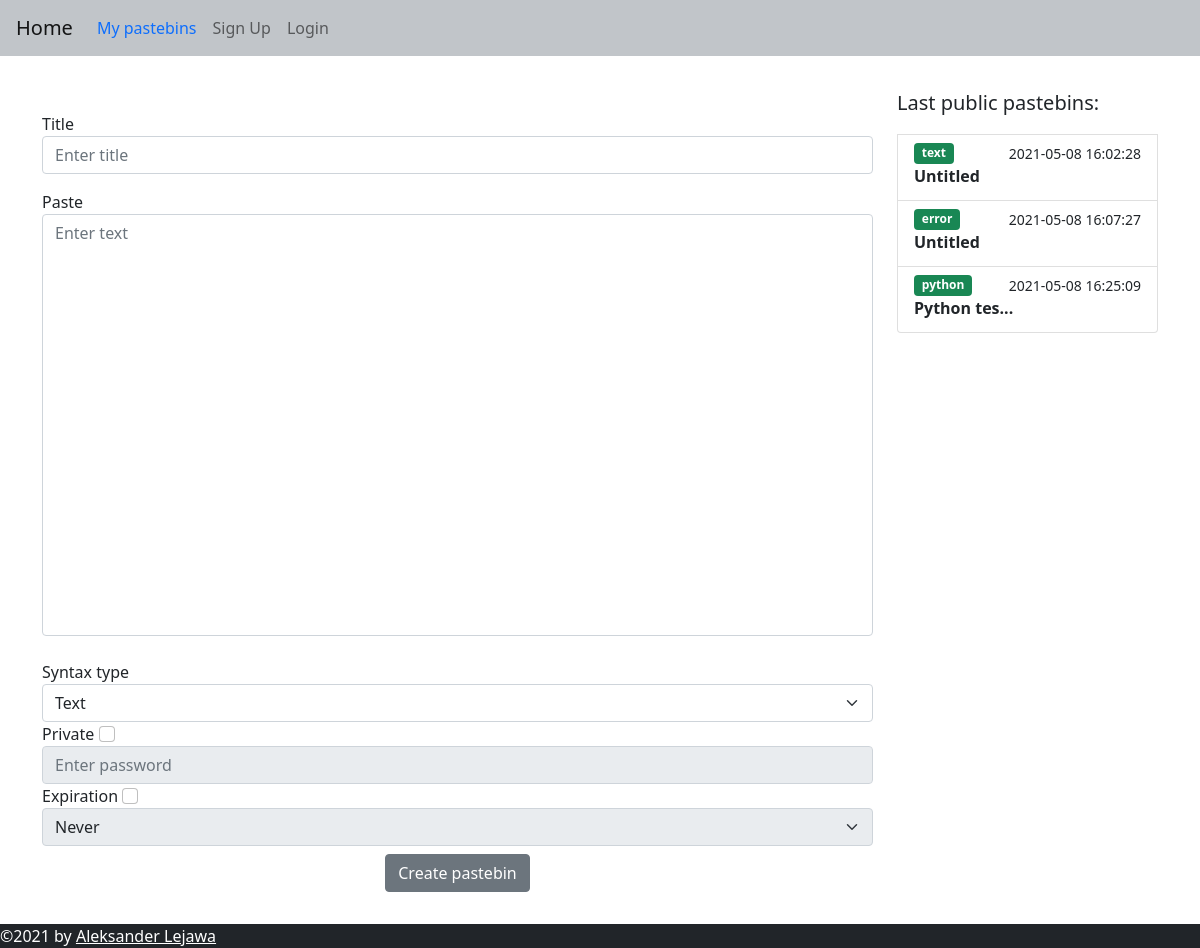
Before: / with the older database file.
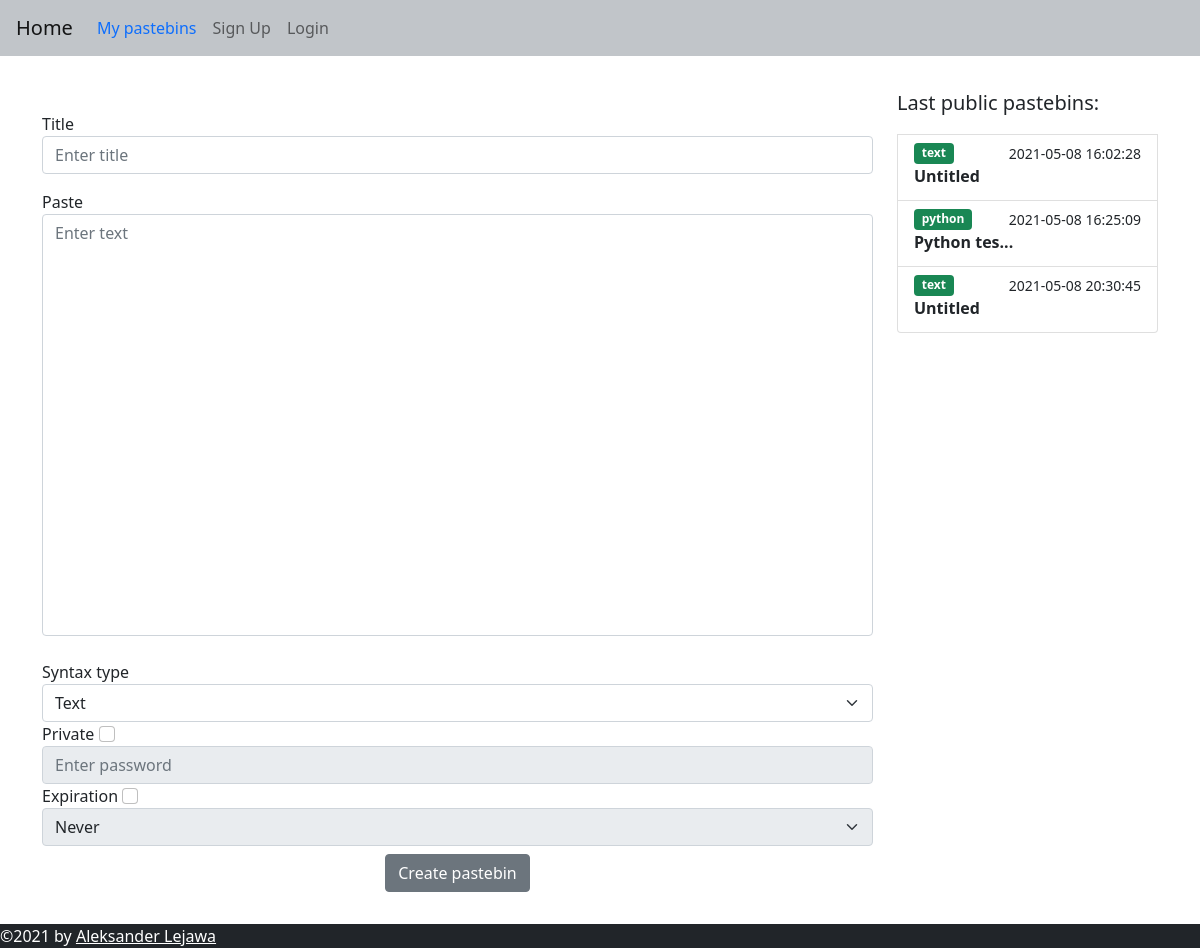
After: the same page with the newer database file.
### web/models/pastebin.py (models this page shows, shortened)
class Pastebin(db.Model):
    id = db.Column(db.Integer, primary_key=True)
    title = db.Column(db.String(150), default="Untitled")
    content = db.Column(db.String(6000000))
    paste_type = db.Column(db.String(50))
    link = db.Column(db.String(150), unique=True)
    date = db.Column(db.DateTime(timezone=True), default=func.now())
    expire_date = db.Column(db.DateTime(timezone=True))
    password = db.Column(db.String(150))
    user_id = db.Column(db.Integer, db.ForeignKey("user.id"))
    def is_expired(self):
        if self.expire_date is not None:
            if datetime.utcnow() > self.expire_date:
                db.session.delete(self)
                db.session.commit()
                return True
            else:
                return False
        else:
            return False

### web/blueprints/pastebin_view.py (the view, shortened to what this page needs)
@pastebin_view.route("/", methods=["GET", "POST"])
def home():
   return render_template("home.html", user=current_user, public_pastebins=get_public_pastebins())

### web/blueprints/pastebin_view.py (called while the page is built)
def get_public_pastebins():
   pastebins = Pastebin.query.filter_by(password=None).all()[-10:]
   for pastebin in pastebins:
      pastebin.is_expired()
   return pastebins

### web/templates/home.html (shortened to what this page needs)
{% extends "base.html" %}
{% block content%}
<div class="row">
  <div class="col-9">
    <form method="POST">
      <div class="form-group mt-5">
        <label for="title">Title</label>
        <input type="text" class="form-control" id="title" name="title" placeholder="Enter title" />
      </div>
      <label for="pastebin" class="mt-3">Paste</label>
      <textarea rows="17" style="height:100%" name="pastebin" id="pastebin" class="form-control"
        placeholder="Enter text"></textarea>
      <br />
      <label for="paste_select">Syntax type</label>
      <select class="form-select" id="type_select" name="type_select">
        <option value="text">Text</option>
      </select>
      <label for="private">Private</label>
      <input class="form-check-input" type="checkbox" id="private" name="private" value="True">
      <input type="text" class="form-control" id="password" name="password" placeholder="Enter password" disabled />
      <label for="expire">Expiration</label>
      <input class="form-check-input" type="checkbox" id="expire" name="expire" value="True">
      <select class="form-select" id="expire_select" name="expire_select" disabled>
        <option value="never">Never</option>
      </select>
      <div id="create_pastebin_btn">
        <button type="submit" class="btn btn-secondary mt-2 mb-2">Create pastebin</button>
      </div>
    </form>
  </div>
  <div class="col mt-4">
    <div class="list-group">
      <p class="lead">Last public pastebins:</p>
      {% for pastebin in public_pastebins %}
      <a href="{{pastebin.link}}" class="list-group-item list-group-item-action">
        <div class="d-flex w-100 justify-content-between">
          <span class="badge bg-success">{{ pastebin.paste_type }}</span>
          <small>{{ pastebin.date.replace(microsecond=0) }}</small>
        </div>
        <p class="mb-1"><b>{{ pastebin.title if pastebin.title|length < 10 else pastebin.title[:10] + "..."}}</b></p>
      </a>
      {% endfor %}
    </div>
  </div>
</div>
{% endblock %}

### web/templates/base.html (shortened to what this page needs)
<!DOCTYPE html>
<html>
<head>
  <link href="https://cdn.jsdelivr.net/npm/bootstrap@5.0.0/dist/css/bootstrap.min.css" rel="stylesheet"
>
  <link rel="stylesheet" href="//unpkg.com/@highlightjs/cdn-assets@10.7.2/styles/default.min.css">
  <link rel="stylesheet" type="text/css" href="{{ url_for('static',filename='css/style.css') }}">
</head>
<body>
  <nav class="navbar navbar-expand-lg navbar navbar-light">
    <a class="navbar-brand ms-3" href="/">Home</a>
    <div class="collapse navbar-collapse" id="navbar">
      <div class="navbar-nav">
        <a class="nav-item nav-link text-primary" id="user" href="/user">My pastebins</a>
        {% if user.is_authenticated %}
        <a class="nav-item nav-link" id="logout" href="/logout">Logout</a>
        {% else %}
        <a class="nav-item nav-link" id="signup" href="/sign-up">Sign Up</a>
        <a class="nav-item nav-link" id="login" href="/login">Login</a>
        {% endif %}
      </div>
    </div>
  </nav>
  <div class="container mt-2">{% block content %} {% endblock %}</div>
  <div class="mt-5">
    <footer class="bg-dark text-white">
      ©2021 by <a class="text-white" href="https://github.com/syqu22">Aleksander Lejawa</a>
    </footer>
  </div>
</body>
</html>

### web/static/css/style.css (style rules this page uses)
textarea { resize: none; }
.navbar { background-color: #c1c5c9; }
#create_pastebin_btn { text-align: center; }
footer { position: fixed; bottom: 0; width: 100%; }

Changed rows visible on the page:
removed Pastebin: paste_type "error", date.replace "2021-05-08 16:07:27", title "Untitled"
added Pastebin: paste_type "text", date.replace "2021-05-08 20:30:45", title "Untitled"
